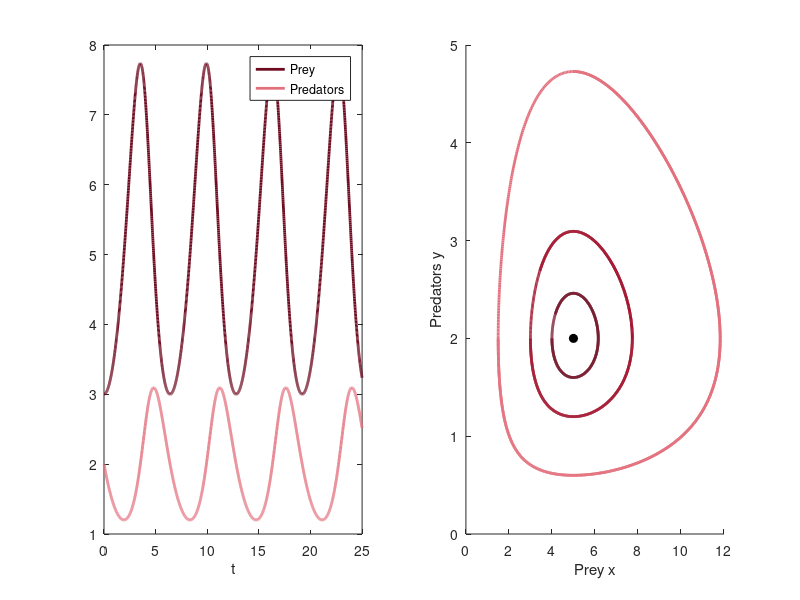

This figure's MATLAB source:
% Fig. 4.4: Classical Lotka-Volterra model (book, Section 4.1, Eq. 4.3)
% dx/dt = r x - c x y,  dy/dt = d x y - e y  with r = 1, c = 0.5, d = 0.2, e = 1
% left periodic time courses for x(0) = 3, y(0) = 2, right closed orbits for different initial values
% (c) 2026 Philipp Kügler · Program for the book "Dynamical Systems in the Life Sciences" · MIT License (see LICENSE)
r = 1; c = 0.5; d = 0.2; e = 1;
f = @(t, z) [r * z(1) - c * z(1) * z(2); d * z(1) * z(2) - e * z(2)];
H = @(x, y) d * x - e * log(x) + c * y - r * log(y);     % remains constant along every solution
opt = odeset('RelTol', 1e-9, 'AbsTol', 1e-11);
subplot(1, 2, 1);
[t, z] = ode45(f, linspace(0, 25, 2501), [3; 2], opt);
plot(t, z(:, 1), 'Color', [0.43 0.04 0.12], 'LineWidth', 2); hold on
plot(t, z(:, 2), 'Color', [0.89 0.44 0.49], 'LineWidth', 2); hold off
xlabel('t'); legend('Prey', 'Predators');
subplot(1, 2, 2); hold on
rot = [0.43 0.04 0.12; 0.64 0.08 0.18; 0.89 0.44 0.49]; x0s = [4 3 1.5];
for i = 1:3
    [t, z] = ode45(f, linspace(0, 12, 1201), [x0s(i); 2], opt);
    plot(z(:, 1), z(:, 2), 'Color', rot(i, :), 'LineWidth', 2);
    fprintf('x(0) = %g: H at the start %.6f, at the end %.6f\n', x0s(i), H(x0s(i), 2), H(z(end, 1), z(end, 2)));
end
plot(e / d, r / c, 'ko', 'MarkerFaceColor', 'k'); hold off
xlabel('Prey x'); ylabel('Predators y');
